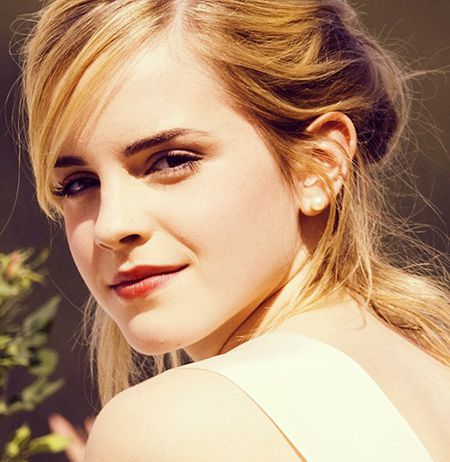
#> input picture py-opencv/resources/emma.jpg, 450 x 462 px
$ python EyeRec.py
#> lines starting #> are read from the running program, lines starting #| are printed output that depends on the picture; after the words box and inside, x2 and y2 are one past the last pixel; in counts of white or black regions, pixels touching at a corner belong together
import numpy as np
import cv2 as cv

faceCascade = cv.CascadeClassifier("./xml/haarcascade_frontalface_default.xml")

eyeCascade = cv.CascadeClassifier("./xml/haarcascade_eye.xml")

img = cv.imread("./resources/emma.jpg")
#> img is the input picture: shape (462, 450, 3); mean B, G, R 118, 147.5, 182.8
gray = cv.cvtColor(img, cv.COLOR_BGR2GRAY)
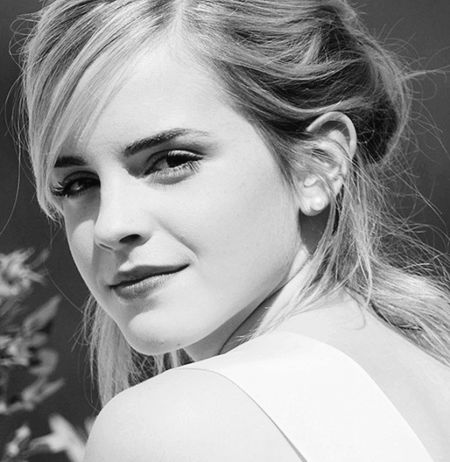
#> gray: shape (462, 450); min 4, max 253, mean 154.7

eyes = eyeCascade.detectMultiScale(
    gray,
    1.3,
    2
)
#> eyes = [[46, 159, 47, 47], [124, 140, 57, 57]]

for (x, y, w, h) in eyes:
    cv.rectangle(img, (x, y), (x+w, y+h), (255, 0, 0), 2)
#> this loop made 2 passes
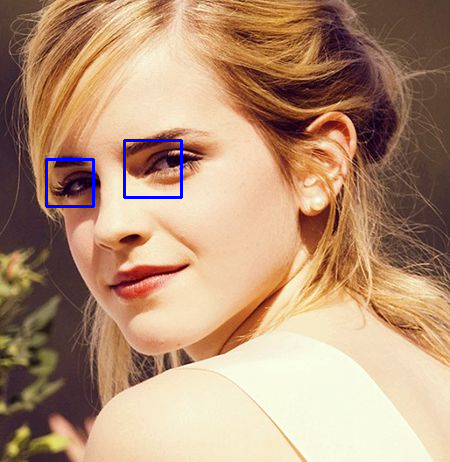
#> img: shape (462, 450, 3); 0.6% of pixels changed, all inside (x1, y1, x2, y2) = (45, 139, 183, 208)

cv.imshow("Emma", img)
cv.waitKey(0)
cv.destroyAllWindows()
